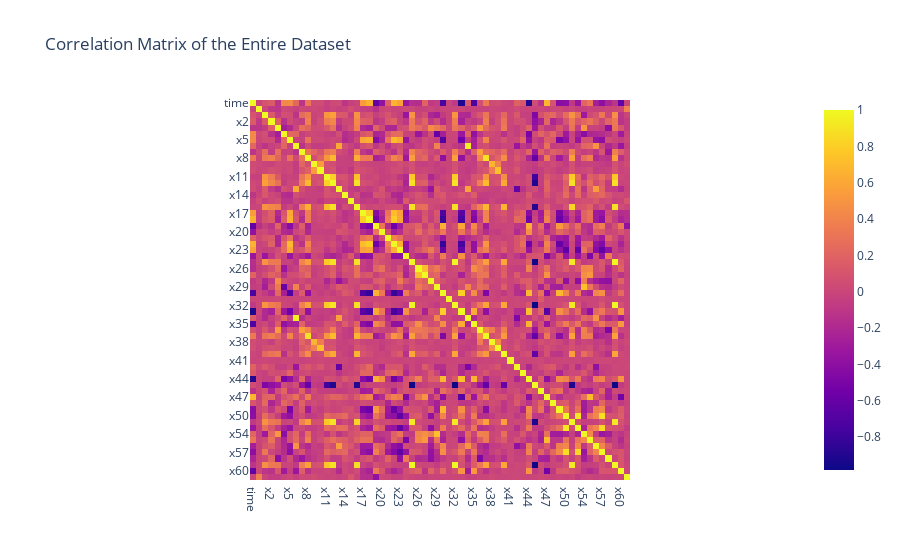

The notebook cell this image was saved under:
### Code cell
# plot the correlation matrix for enteire dataset using plotly 
fig = px.imshow(df.corr(), title='Correlation Matrix of the Entire Dataset')
fig.show()

### Figure 1 — Plotly figure (JSON) as saved in the notebook; plotly's stock layout.template omitted (floating-point values rounded to 4 significant figures; data arrays with more than 128 entries replaced by an {"elided": "..."} marker saying what was removed)
{"data": [{"coloraxis": "coloraxis", "hovertemplate": "x: %{x}<br>y: %{y}<br>color: %{z}<extra></extra>", "name": "0", "type": "heatmap", "x": ["time", "y", "x1", "x2", "x3", "x4", "x5", "x6", "x7", "x8", "x9", "x10", "x11", "x12", "x13", "x14", "x15", "x16", "x17", "x18", "x19", "x20", "x21", "x22", "x23", "x24", "x25", "x26", "x27", "x28", "x29", "x30", "x31", "x32", "x33", "x34", "x35", "x36", "x37", "x38", "x39", "x40", "x41", "x42", "x43", "x44", "x45", "x46", "x47", "x48", "x49", "x50", "x51", "x52", "x54", "x55", "x56", "x57", "x58", "x59", "x60", "y.1"], "xaxis": "x", "y": ["time", "y", "x1", "x2", "x3", "x4", "x5", "x6", "x7", "x8", "x9", "x10", "x11", "x12", "x13", "x14", "x15", "x16", "x17", "x18", "x19", "x20", "x21", "x22", "x23", "x24", "x25", "x26", "x27", "x28", "x29", "x30", "x31", "x32", "x33", "x34", "x35", "x36", "x37", "x38", "x39", "x40", "x41", "x42", "x43", "x44", "x45", "x46", "x47", "x48", "x49", "x50", "x51", "x52", "x54", "x55", "x56", "x57", "x58", "x59", "x60", "y.1"], "yaxis": "y", "z": {"elided": "62x62 float values"}}], "layout": {"coloraxis": {"colorscale": [[0, "#0d0887"], [0.1111, "#46039f"], [0.2222, "#7201a8"], [0.3333, "#9c179e"], [0.4444, "#bd3786"], [0.5556, "#d8576b"], [0.6667, "#ed7953"], [0.7778, "#fb9f3a"], [0.8889, "#fdca26"], [1, "#f0f921"]]}, "title": {"text": "Correlation Matrix of the Entire Dataset"}, "xaxis": {"anchor": "y", "constrain": "domain", "domain": [0, 1], "scaleanchor": "y"}, "yaxis": {"anchor": "x", "autorange": "reversed", "constrain": "domain", "domain": [0, 1]}}}
